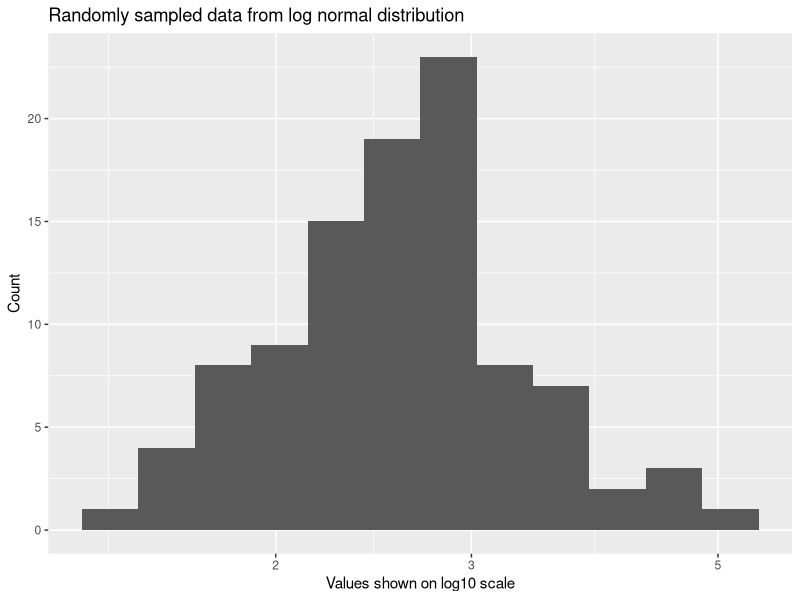

R code for this plot:
## ---- chunk 1
knitr::opts_chunk$set(echo = TRUE)
library(ggplot2)
## ---- chunk 2
data <- rlnorm(100, mean = 1, sd = .25)
data <- as.data.frame(data)
## ---- chunk 3
ggplot(data, aes(x=data)) + 
  geom_histogram(bins=12) +  
  scale_x_log10() +
  xlab('Values shown on log10 scale') +
  ylab('Count') +
  ggtitle('Randomly sampled data from log normal distribution')

